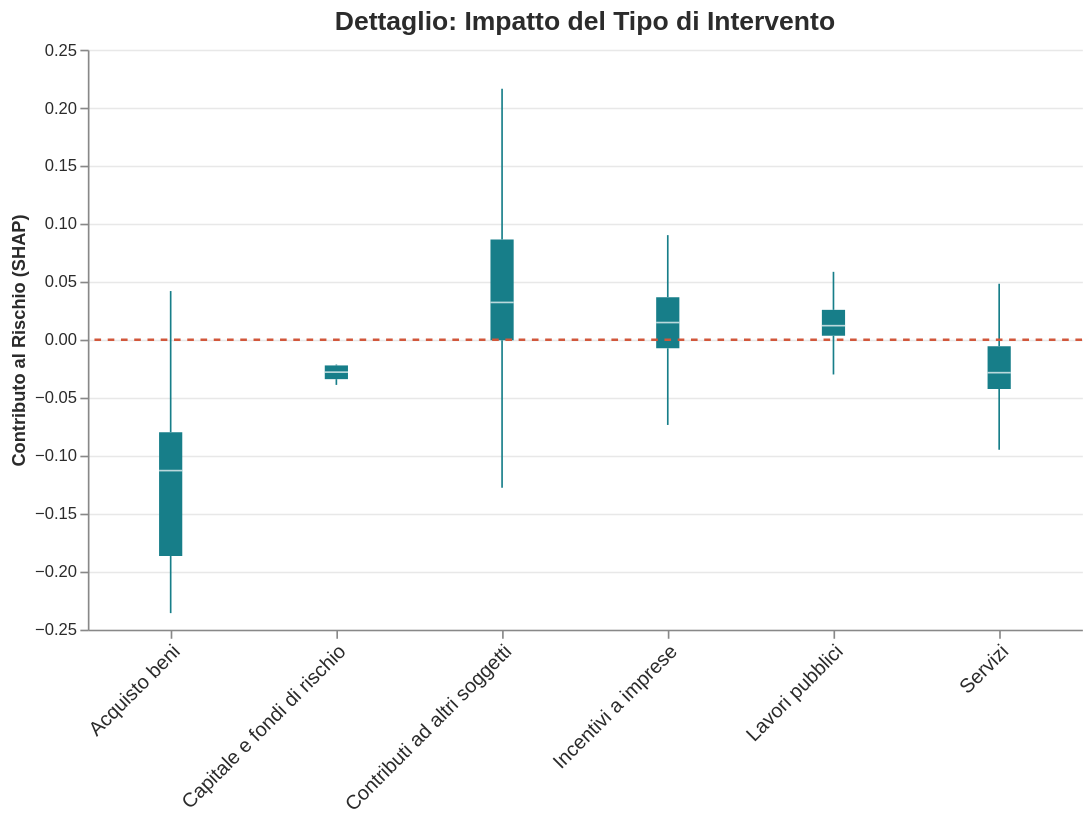

Source (Vega-Lite JSON):
### Vega-Lite specification from a JSON file in a GitHub repository (floating-point values rounded to 4 significant figures; data arrays with more than 128 entries replaced by an {"elided": "..."} marker saying what was removed)
{"config": {"view": {"continuousWidth": 300, "continuousHeight": 300, "strokeWidth": 0}}, "layer": [{"data": {"name": "data-852066e210247768c65adb18d834b51c"}, "mark": {"type": "boxplot", "color": "#177E89", "extent": 1.5, "outliers": false}, "encoding": {"x": {"axis": {"labelAngle": -45, "labelColor": "#2b2b2b", "labelFontSize": 12}, "field": "NATURA", "title": null, "type": "nominal"}, "y": {"axis": {"gridColor": "#e8e8e8", "labelColor": "#2b2b2b", "titleColor": "#2b2b2b"}, "field": "NATURA_SHAP", "title": "Contributo al Rischio (SHAP)", "type": "quantitative"}}}, {"data": {"name": "data-a0a55d106695e8d630baff0f16eee66d"}, "mark": {"type": "rule", "color": "#D1573B", "size": 1.5, "strokeDash": [4, 4]}, "encoding": {"y": {"field": "y", "type": "quantitative"}}}], "height": 350, "title": {"text": "Dettaglio: Impatto del Tipo di Intervento", "color": "#2b2b2b", "fontSize": 16}, "width": 600, "$schema": "https://vega.github.io/schema/vega-lite/v5.20.1.json", "datasets": {"data-852066e210247768c65adb18d834b51c": {"elided": "3000 records"}, "data-a0a55d106695e8d630baff0f16eee66d": [{"y": 0}]}}
